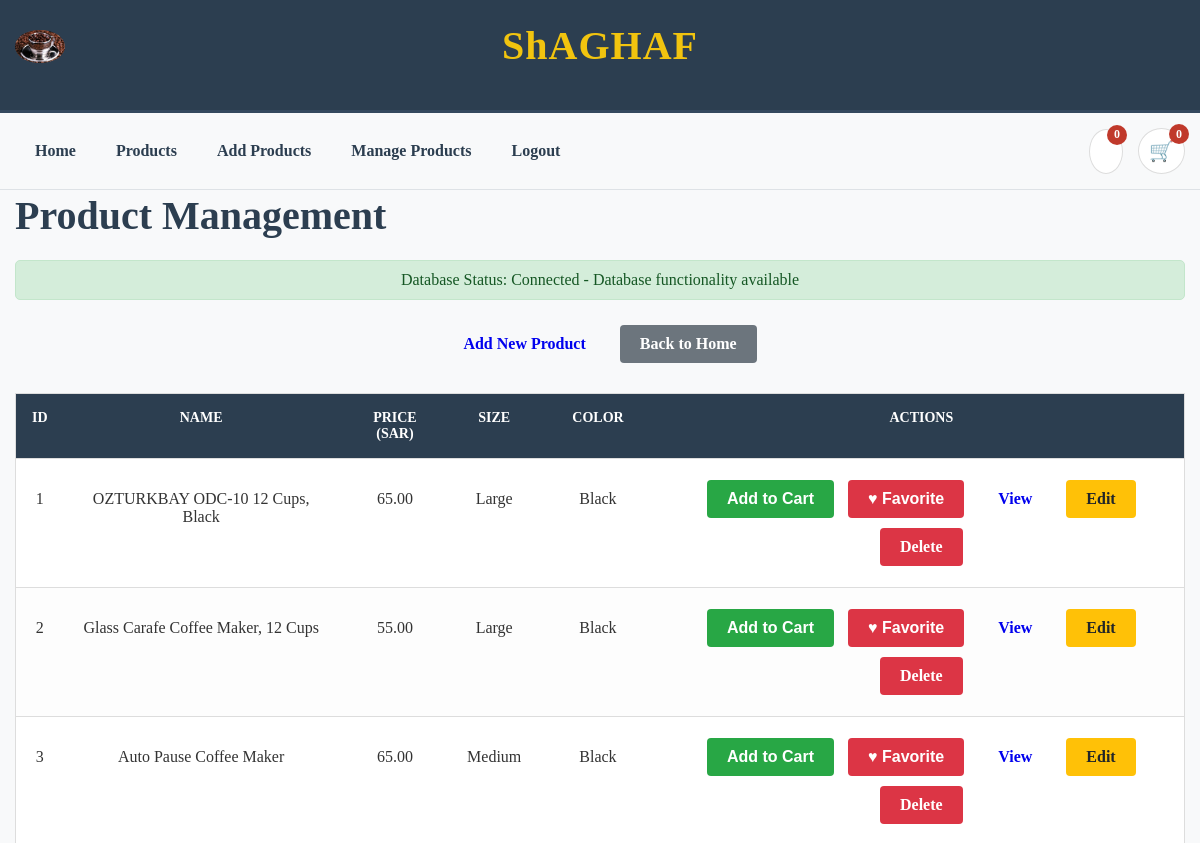
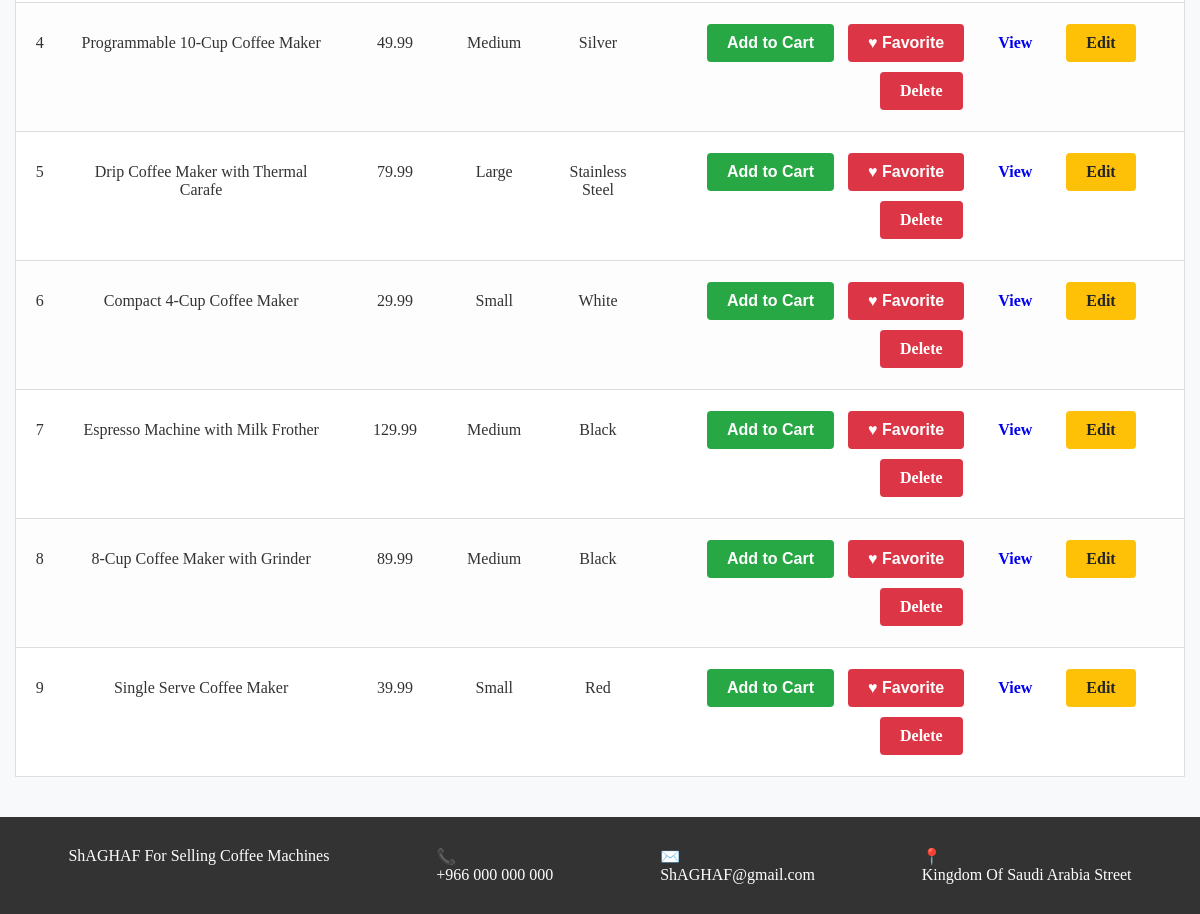
/table.php (signed in), run on the app's committed database (2 pictures, top to bottom).
### tables this page shows
CREATE TABLE IF NOT EXISTS Product (
    id INT AUTO_INCREMENT PRIMARY KEY,
    name VARCHAR(255) NOT NULL,
    Price DECIMAL(10, 2) NOT NULL,
    size VARCHAR(50),
    Color VARCHAR(50),
    ProductOverview TEXT,
    Vimage VARCHAR(255),
    created_at TIMESTAMP DEFAULT CURRENT_TIMESTAMP
);

### table.php (the view, shortened to what this page needs)
<?php
$database_available = false;
$products = array();
try {
    include('includes/db_Connection.php');
    if ($conn !== null && $conn instanceof mysqli) {
        $database_available = true;
        function getProducts($conn) {
            $products = array();
            $sql = "SELECT * FROM Product ORDER BY created_at DESC";
            $result = $conn->query($sql);
            if ($result && $result instanceof mysqli_result && $result->num_rows > 0) {
                while($row = $result->fetch_assoc()) {
                    $products[] = $row;
                }
            }
            return $products;
        }
        if ($database_available && $conn && $conn instanceof mysqli) {
            $products = getProducts($conn);
        }
    }
} catch (Exception $e) {
    $database_available = false;
    $message = "Database connection failed. Please ensure XAMPP is running.";
}
?>
<!DOCTYPE html>
<html lang="en">
<head>
    <link rel="stylesheet" href="./assets/css/complete.css">
</head>
<body>
    <header class="header" data-header>
        <?php include('includes/header.php');?>
        <?php include('includes/menu.php');?>
    </header>
    <main>
        <article>
            <section class="section">
                <div class="container">
                    <h1>Product Management</h1>
                    <?php if (!$database_available): ?>
                        <div class="db-status db-disconnected">
                            <strong>Database Status:</strong> Disconnected - Database functionality not available
                        </div>
                    <?php else: ?>
                        <div class="db-status db-connected">
                            <strong>Database Status:</strong> Connected - Database functionality available
                        </div>
                    <?php endif; ?>
                    <div class="actions">
                        <a href="Add_prodect.php" class="btn" <?php if (!$database_available) echo 'style="opacity: 0.5; pointer-events: none;"'; ?>>Add New Product</a>
                        <a href="index.php" class="btn btn-secondary">Back to Home</a>
                    </div>
                    <?php if ($database_available && count($products) > 0): ?>
                        <table class="product-table">
                            <thead>
                                <tr>
                                    <th>ID</th>
                                    <th>Name</th>
                                    <th>Price (SAR)</th>
                                    <th>Size</th>
                                    <th>Color</th>
                                    <th>Actions</th>
                                </tr>
                            </thead>
                            <tbody>
                                <?php foreach ($products as $product): ?>
                                    <tr>
                                        <td><?php echo $product['id']; ?></td>
                                        <td><?php echo $product['name']; ?></td>
                                        <td><?php echo number_format($product['Price'], 2); ?></td>
                                        <td><?php echo $product['size']; ?></td>
                                        <td><?php echo $product['Color']; ?></td>
                                        <td>
                                            <form method="post" action="simple_add_handler.php" style="display: inline;">
                                                <button type="submit" class="btn btn-small btn-success">
                                                    Add to Cart
                                                </button>
                                            </form>
                                            <form method="post" action="simple_add_handler.php" style="display: inline;">
                                                <button type="submit" class="btn btn-small btn-danger">
                                                    &#9829; Favorite
                                                </button>
                                            </form>
                                            <a href="product_details.php?id=<?php echo $product['id']; ?>" class="btn btn-small">View</a>
                                            <a href="edit_product.php?id=<?php echo $product['id']; ?>" class="btn btn-small btn-warning">Edit</a>
                                            <a href="table.php?action=delete&id=<?php echo $product['id']; ?>" class="btn btn-small btn-danger" onclick="return confirm('Are you sure you want to delete this product?')">Delete</a>
                                        </td>
                                    </tr>
                                <?php endforeach; ?>
                            </tbody>
                        </table>
                    <?php elseif ($database_available): ?>
                        <p>No products found in the database.</p>
                    <?php else: ?>
                        <p>Database connection unavailable. Please ensure XAMPP MySQL service is running.</p>
                    <?php endif; ?>
                </div>
            </section>
        </article>
    </main>
    <?php include('includes/footer.php');?>
</body>
</html>

### assets/css/complete.css (style rules this page uses)
* { visibility: visible !important; opacity: 1 !important; box-sizing: border-box; }
body { display: block !important; background: #f8f9fa !important; margin: 0; font-family: Arial, sans-serif; line-height: 1.6; color: #333; min-height: 100vh; }
html, body, div, span, applet, object, iframe, h1, h2, h3, h4, h5, h6, p, blockquote, pre, a, abbr, acronym, address, big, cite, code, del, dfn, em, img, ins, kbd, q, s, samp, small, strike, strong, sub, sup, tt, var, b, u, i, center, dl, dt, dd, ol, ul, li, fieldset, form, label, legend, table, caption, tbody, tfoot, thead, tr, th, td, article, aside, canvas, details, embed, figure, figcaption, footer, header, hgroup, menu, nav, output, ruby, section, summary, time, mark, audio, video { margin: 0; padding: 0; border: 0; font-size: 100%; font: inherit; vertical-align: baseline; }
.container-fluid, .row, .col-md-12, .panel, .panel-body, .ts-main-content, .content-wrapper, main, article { display: block !important; visibility: visible !important; opacity: 1 !important; }
.container { max-width: 1200px; margin: 0 auto; padding: 0 15px; }
h1, h2, h3, h4, h5, h6 { font-weight: 700; margin-bottom: 18px; color: #2c3e50; line-height: 1.3; }
h1 { font-size: 2.5rem; }
.btn { padding: 12px 24px; border: none; cursor: pointer; text-decoration: none; display: inline-block; font-size: 16px; font-weight: 600; text-align: center; margin: 6px; }
.btn-success { background: #28a745; color: white; }
.btn-danger { background: #dc3545; color: white; }
.btn-warning { background: #ffc107; color: #212529; }
.btn-secondary { background: #6c757d; color: white; }
.btn-small { padding: 8px 16px; font-size: 14px; }
table { width: 100%; border-collapse: collapse; margin: 25px 0; background: white; border: 1px solid #ddd; }
th, td { padding: 16px; text-align: left; border-bottom: 1px solid #ddd; }
th { background: #2c3e50; font-weight: 600; color: white; text-transform: uppercase; font-size: 14px; }
tr:last-child td { border-bottom: none; }
tr:nth-child(even) { background-color: #fdfdfd; }
.product-table th, .product-table td { text-align: center; }
.product-table th:first-child, .product-table td:first-child { text-align: center; }
.header { background: #2c3e50; color: white; padding: 0; position: relative; display: block !important; }

### table.php (style rules this page uses)
.btn-small { padding: 5px 10px; font-size: 14px; margin: 2px; }
.btn-warning { background: #ffc107; color: #212529; }
.btn-danger { background: #dc3545; color: white; }
.btn-success { background: #28a745; color: white; }
.product-table th, .product-table td { text-align: center; }
.product-table th:first-child, .product-table td:first-child { text-align: center; }
.actions { margin: 20px 0; text-align: center; }
.btn { display: inline-block; padding: 10px 20px; margin: 5px; text-decoration: none; border-radius: 4px; font-weight: 600; transition: all 0.3s ease; border: none; cursor: pointer; font-size: 16px; }
.btn-secondary { background: #6c757d; color: white; }
.db-status { padding: 10px; margin: 10px 0; border-radius: 5px; text-align: center; }
.db-connected { background-color: #d4edda; color: #155724; border: 1px solid #c3e6cb; }

### includes/header.php (style rules this page uses)
.container { max-width: 1200px; margin: 0 auto; padding: 0 15px; position: relative; }
.header { display: block !important; }

### includes/menu.php (style rules this page uses)
.container { max-width: 1200px; margin: 0 auto; padding: 0 15px; position: relative; }

### data on the page
product: id "1", name "OZTURKBAY ODC-10 12 Cups, Black", Price "65.00", size "Large", Color "Black"
product: id "2", name "Glass Carafe Coffee Maker, 12 Cups", Price "55.00", size "Large", Color "Black"
product: id "3", name "Auto Pause Coffee Maker", Price "65.00", size "Medium", Color "Black"
product: id "4", name "Programmable 10-Cup Coffee Maker", Price "49.99", size "Medium", Color "Silver"
product: id "5", name "Drip Coffee Maker with Thermal Carafe", Price "79.99", size "Large", Color "Stainless Steel"
product: id "6", name "Compact 4-Cup Coffee Maker", Price "29.99", size "Small", Color "White"
product: id "7", name "Espresso Machine with Milk Frother", Price "129.99", size "Medium", Color "Black"
product: id "8", name "8-Cup Coffee Maker with Grinder", Price "89.99", size "Medium", Color "Black"
product: id "9", name "Single Serve Coffee Maker", Price "39.99", size "Small", Color "Red"

### other printed values
$favoritesCount "0"
$cartCount "0"
